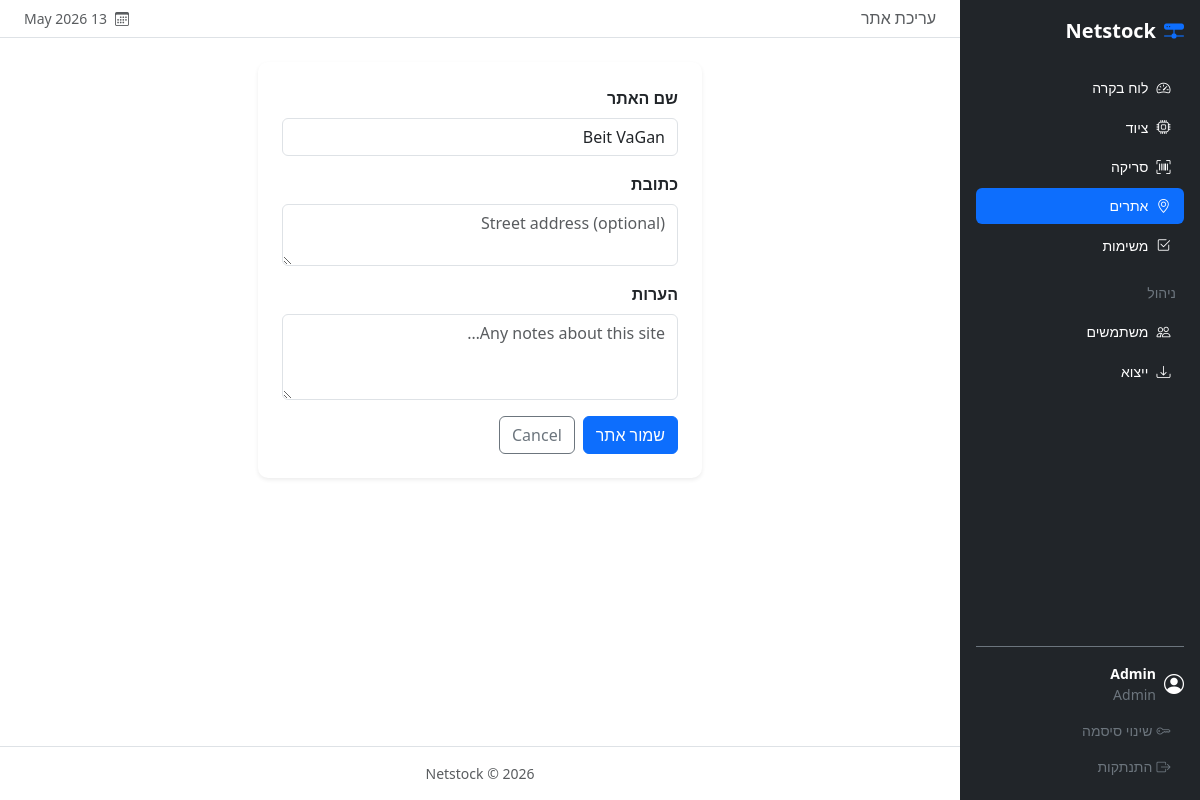
/sites/1/edit (signed in), run on the app's committed database.
### app/models/user.py (models this page shows, shortened)
class User(UserMixin, db.Model):
    __tablename__ = 'users'
    id = db.Column(db.Integer, primary_key=True)
    name = db.Column(db.String(100), nullable=False)
    email = db.Column(db.String(150), unique=True, nullable=False)
    password_hash = db.Column(db.String(255), nullable=False)
    role = db.Column(db.Enum('admin', 'technician', 'viewer', name='user_role'),
                     nullable=False, default='technician')
    created_at = db.Column(db.DateTime, default=datetime.utcnow)
    assigned_assets = db.relationship('Asset', foreign_keys='Asset.assigned_to_id',
                                      backref='assignee', lazy='dynamic')
    events = db.relationship('AssetEvent', backref='performed_by_user', lazy='dynamic')
    tasks = db.relationship('Task', backref='assignee', lazy='dynamic')
    @property
    def is_admin(self):
        return self.role == 'admin'

### app/models/site.py (models this page shows, shortened)
class Site(db.Model):
    __tablename__ = 'sites'
    id = db.Column(db.Integer, primary_key=True)
    name = db.Column(db.String(150), nullable=False)
    address = db.Column(db.Text)
    notes = db.Column(db.Text)
    current_assets = db.relationship('Asset', foreign_keys='Asset.current_site_id',
                                     backref='current_site', lazy='dynamic')
    events_from = db.relationship('AssetEvent', foreign_keys='AssetEvent.from_site_id',
                                  backref='from_site', lazy='dynamic')
    events_to = db.relationship('AssetEvent', foreign_keys='AssetEvent.to_site_id',
                                backref='to_site', lazy='dynamic')

### app/routes/sites.py (the view, shortened to what this page needs)
@sites_bp.route('/<int:id>/edit', methods=['GET', 'POST'])
@login_required
def edit(id):
    if not current_user.is_admin:
        abort(403)
    site = Site.query.get_or_404(id)
    form = SiteForm(obj=site)
    return render_template('sites/form.html', form=form, site=site, title='עריכת אתר')

### app/routes/sites.py
class SiteForm(FlaskForm):
    name = StringField('שם האתר', validators=[DataRequired(), Length(max=150)])
    address = TextAreaField('כתובת', validators=[Optional()])
    notes = TextAreaField('הערות', validators=[Optional()])
    submit = SubmitField('שמור אתר')

### app/models/user.py (called while the page is built)
@login_manager.user_loader
def load_user(user_id):
    return User.query.get(int(user_id))

### app/templates/sites/form.html (shortened to what this page needs)
{% extends 'base.html' %}
{% block page_title %}{{ title }}{% endblock %}
{% block content %}
<div class="row justify-content-center">
  <div class="col-md-6">
    <div class="card border-0 shadow-sm">
      <div class="card-body p-4">
        <form method="POST" novalidate>
          <div class="mb-3">
            {{ form.name.label(class="form-label fw-semibold") }}
            {{ form.name(class="form-control" + (" is-invalid" if form.name.errors else ""),
                         placeholder="e.g. Beit VaGan") }}
          </div>
          <div class="mb-3">
            {{ form.address.label(class="form-label fw-semibold") }}
            {{ form.address(class="form-control", rows=2, placeholder="Street address (optional)") }}
          </div>
          <div class="mb-3">
            {{ form.notes.label(class="form-label fw-semibold") }}
            {{ form.notes(class="form-control", rows=3, placeholder="Any notes about this site…") }}
          </div>
          <div class="d-flex gap-2">
            {{ form.submit(class="btn btn-primary") }}
            {% if site %}
            <a href="{{ url_for('sites.detail', id=site.id) }}" class="btn btn-outline-secondary">Cancel</a>
            {% else %}
            <a href="{{ url_for('sites.list_sites') }}" class="btn btn-outline-secondary">Cancel</a>
            {% endif %}
          </div>
        </form>
      </div>
    </div>
  </div>
</div>
{% endblock %}

### app/templates/base.html (shortened to what this page needs)
<!DOCTYPE html>
<html lang="he" dir="rtl">
<head>
  <link rel="stylesheet" href="https://cdn.jsdelivr.net/npm/bootstrap@5.3.3/dist/css/bootstrap.rtl.min.css" />
  <link rel="stylesheet" href="https://cdn.jsdelivr.net/npm/bootstrap-icons@1.11.3/font/bootstrap-icons.min.css" />
  <link rel="stylesheet" href="{{ url_for('static', filename='css/style.css') }}" />
</head>
<body>
<div class="d-flex">
  <nav id="sidebar" class="bg-dark text-white d-flex flex-column p-3">
    <a href="{{ url_for('main.dashboard') }}" class="navbar-brand text-white fw-bold fs-5 mb-4 d-flex align-items-center gap-2">
      <i class="bi bi-hdd-network-fill text-primary"></i> Netstock
    </a>
    <ul class="nav nav-pills flex-column gap-1 flex-grow-1">
      <li class="nav-item">
        <a href="{{ url_for('main.dashboard') }}"
           class="nav-link text-white {% if request.endpoint == 'main.dashboard' %}active{% endif %}">
          <i class="bi bi-speedometer2 me-2"></i>לוח בקרה
        </a>
      </li>
      <li class="nav-item">
        <a href="{{ url_for('assets.list_assets') }}"
           class="nav-link text-white {% if request.blueprint == 'assets' %}active{% endif %}">
          <i class="bi bi-cpu me-2"></i>ציוד
        </a>
      </li>
      <li class="nav-item">
        <a href="{{ url_for('scan.index') }}" class="nav-link text-white {% if request.blueprint == 'scan' %}active{% endif %}">
          <i class="bi bi-upc-scan me-2"></i>סריקה
        </a>
      </li>
      <li class="nav-item">
        <a href="{{ url_for('sites.list_sites') }}"
           class="nav-link text-white {% if request.blueprint == 'sites' %}active{% endif %}">
          <i class="bi bi-geo-alt me-2"></i>אתרים
        </a>
      </li>
      <li class="nav-item">
        <a href="{{ url_for('tasks.list_tasks') }}" class="nav-link text-white {% if request.blueprint == 'tasks' %}active{% endif %}">
          <i class="bi bi-check2-square me-2"></i>משימות
        </a>
      </li>
      {% if current_user.is_admin %}
      <li class="nav-item mt-2">
        <span class="nav-link text-secondary small text-uppercase px-2">ניהול</span>
      </li>
      <li class="nav-item">
        <a href="{{ url_for('admin.users') }}"
           class="nav-link text-white {% if request.endpoint == 'admin.users' or request.endpoint == 'admin.new_user' or request.endpoint == 'admin.edit_user' %}active{% endif %}">
          <i class="bi bi-people me-2"></i>משתמשים
        </a>
      </li>
      <li class="nav-item">
        <a href="{{ url_for('admin.export') }}"
           class="nav-link text-white {% if request.endpoint == 'admin.export' %}active{% endif %}">
          <i class="bi bi-download me-2"></i>ייצוא
        </a>
      </li>
      {% endif %}
    </ul>
    <div class="mt-auto border-top border-secondary pt-3">
      <div class="d-flex align-items-center gap-2 mb-2 small text-secondary">
        <i class="bi bi-person-circle fs-5 text-white"></i>
        <div>
          <div class="text-white fw-semibold">{{ current_user.name }}</div>
          <div class="text-capitalize">{{ current_user.role }}</div>
        </div>
      </div>
      <a href="{{ url_for('auth.change_password') }}" class="nav-link text-secondary small">
        <i class="bi bi-key me-1"></i>שינוי סיסמה
      </a>
      <a href="{{ url_for('auth.logout') }}" class="nav-link text-secondary small">
        <i class="bi bi-box-arrow-right me-1"></i>התנתקות
      </a>
    </div>
  </nav>
  <div class="flex-grow-1 d-flex flex-column min-vh-100">
    <header class="bg-white border-bottom px-4 py-2 d-flex align-items-center justify-content-between sticky-top">
      <h6 class="mb-0 text-muted fw-normal">{% block page_title %}{% endblock %}</h6>
      <div class="d-flex align-items-center gap-2 small text-muted">
        <i class="bi bi-calendar3"></i>{{ now.strftime('%d %b %Y') }}
      </div>
    </header>
    <main class="flex-grow-1 p-4">
      {% block content %}{% endblock %}
    </main>
    <footer class="text-center text-muted small py-3 border-top">
      Netstock &copy; {{ now.year }}
    </footer>
  </div>
</div>
</body>
</html>

### app/static/css/style.css (style rules this page uses)
#sidebar { width: 240px; min-height: 100vh; position: sticky; top: 0; height: 100vh; overflow-y: auto; flex-shrink: 0; }
#sidebar .nav-link { border-radius: 6px; font-size: 0.875rem; padding: 0.45rem 0.85rem; transition: background-color 0.15s; }
#sidebar .nav-link.active { background-color: var(--bs-primary); }
.card { border-radius: 10px; }

### data on the page
User: name "Admin", role "Admin", strftime "13 May 2026"
Site: name "Beit VaGan"

### other printed values
{{ title }} "עריכת אתר"
